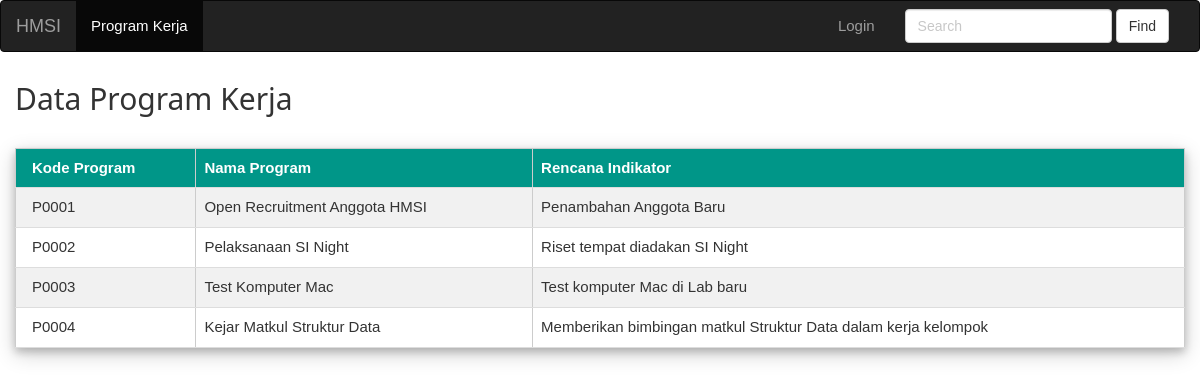
The page / on the database its author committed.
### tables this page shows
CREATE TABLE IF NOT EXISTS `prog_kerja` (
  `kode_prog` char(5) NOT NULL,
  `divisi` varchar(20) DEFAULT NULL,
  `nm_prog` varchar(100) NOT NULL,
  `ren_indikator` varchar(100) NOT NULL,
  `ren_jumlah` int(10) NOT NULL,
  `ren_satuan` char(10) NOT NULL,
  `ren_anggaran` int(11) NOT NULL,
  `ren_bln1` char(1) DEFAULT NULL,
  `ren_bln2` char(1) DEFAULT NULL,
  `ren_bln3` char(1) DEFAULT NULL,
  `ren_bln4` char(1) DEFAULT NULL,
  `ren_bln5` char(1) DEFAULT NULL,
  `ren_bln6` char(1) DEFAULT NULL,
  `ren_bln7` char(1) DEFAULT NULL,
  `ren_bln8` char(1) DEFAULT NULL,
  `ren_bln9` char(1) DEFAULT NULL,
  `ren_bln10` char(1) DEFAULT NULL,
  `ren_bln11` char(1) DEFAULT NULL,
  `ren_bln12` char(1) DEFAULT NULL,
  `tahun` char(4) NOT NULL
);

### index.php (the view, shortened to what this page needs)
<!DOCTYPE html>
<html>
<head>
    <link rel="stylesheet" href="css/bootstrap.min.css">
	<link rel="stylesheet" href="css/styles.css">
	<link rel="stylesheet" href="css/W3.css">
</head>
<body>
	<nav class="navbar navbar-inverse">
	  <div class="container-fluid">
		<div class="navbar-header">
		  <a class="navbar-brand" href="index.php">HMSI</a></li>
		</div>
		<div class="collapse navbar-collapse" id="bs-example-navbar-collapse-1">
		  <ul class="nav navbar-nav">
			<li class="active"><a href="index.php">Program Kerja <span class="sr-only">(current)</span></a></li>
		  </ul>
		  <form class="navbar-form navbar-right" role="search">
			<div class="form-group">
			  <input type="text" class="form-control" placeholder="Search">
			</div>
			<button type="submit" class="btn btn-default">Find</button>
		  </form>
		  <ul class="nav navbar-nav navbar-right">
			<li><a href="login.php">
			<span class="glyphicon glyphicon-user" aria-hidden="true"></span> Login
			</a></li>
		  </ul>
		</div>
	  </div>
	</nav>
	<div class="col-md-12">
	<h2>Data Program Kerja</h2>
	<br/>
	<table class="w3-table-all w3-card-4" cellpadding="5" cellspacing="0" border="1">
		<tr class="w3-teal">
			<th>Kode Program</th>
			<th>Nama Program</th>
			<th>Rencana Indikator</th>
		</tr>
		<?php
		$query = mysql_query("SELECT * FROM prog_kerja") or die(mysql_error());
		if(mysql_num_rows($query) == 0){
			echo '<tr><td colspan="6">Tidak ada data!</td></tr>';
		}else{
			while($data = mysql_fetch_assoc($query)){
				echo '<tr style="height: 40px;">';
					echo '<td>'.$data['kode_prog'].'</td>';
					echo '<td>'.$data['nm_prog'].'</td>';
					echo '<td>'.$data['ren_indikator'].'</td>';
				echo '</tr>';
			}
		}
		?>
	</table>
	</div>
</body>
</html>

### css/styles.css (style rules this page uses)
table { border-collapse: collapse; width: 790px; }
th { text-align: center; padding: 8px; }
tr:nth-child(even) { background-color: #f2f2f2 }

### css/W3.css (style rules this page uses)
html { box-sizing:border-box }
*,*:before,*:after { box-sizing:inherit }
html { -ms-text-size-adjust:100%;-webkit-text-size-adjust:100% }
body { margin:0 }
article,aside,details,figcaption,figure,footer,header,main,menu,nav,section,summary { display:block }
a { background-color:transparent;-webkit-text-decoration-skip:objects }
button,input,select,textarea { font:inherit;margin:0 }
button,input { overflow:visible }
button,select { text-transform:none }
button,html [type=button],[type=reset],[type=submit] { -webkit-appearance:button }
html,body { font-family:Verdana,sans-serif;font-size:15px;line-height:1.5 }
html { overflow-x:hidden }
h1,h2,h3,h4,h5,h6,.w3-slim,.w3-wide { font-family:"Segoe UI",Arial,sans-serif }
h2 { font-size:30px }
h1,h2,h3,h4,h5,h6 { font-weight:400;margin:10px 0 }
a { color:inherit }
.w3-table,.w3-table-all { border-collapse:collapse;border-spacing:0;width:100%;display:table }
.w3-table-all { border:1px solid #ccc }
.w3-bordered tr,.w3-table-all tr { border-bottom:1px solid #ddd }
.w3-table-all tr:nth-child(odd) { background-color:#fff }
.w3-table-all tr:nth-child(even) { background-color:#f1f1f1 }
.w3-table td,.w3-table th,.w3-table-all td,.w3-table-all th { padding:8px 8px;display:table-cell;text-align:left;vertical-align:top }
.w3-table th:first-child,.w3-table td:first-child,.w3-table-all th:first-child,.w3-table-all td:first-child { padding-left:16px }
.w3-card-4,.w3-hover-shadow:hover { box-shadow:0 4px 8px 0 rgba(0,0,0,0.2),0 6px 20px 0 rgba(0,0,0,0.19)!important }
.w3-teal,.w3-hover-teal:hover { color:#fff!important;background-color:#009688!important }

### rows shown on the page
prog_kerja: kode_prog "P0001", nm_prog "Open Recruitment Anggota HMSI", ren_indikator "Penambahan Anggota Baru"
prog_kerja: kode_prog "P0002", nm_prog "Pelaksanaan SI Night", ren_indikator "Riset tempat diadakan SI Night"
prog_kerja: kode_prog "P0003", nm_prog "Test Komputer Mac", ren_indikator "Test komputer Mac di Lab baru"
prog_kerja: kode_prog "P0004", nm_prog "Kejar Matkul Struktur Data", ren_indikator "Memberikan bimbingan matkul Struktur Data dalam kerja kelompok"
